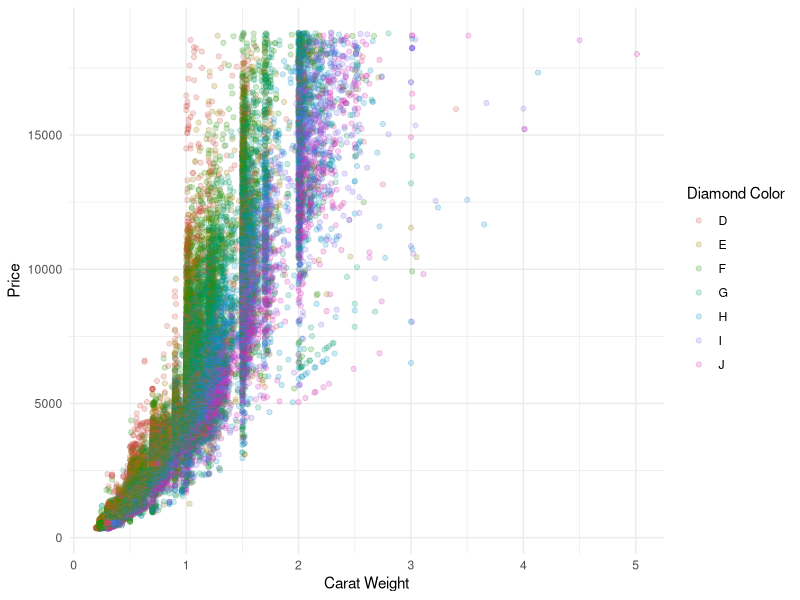
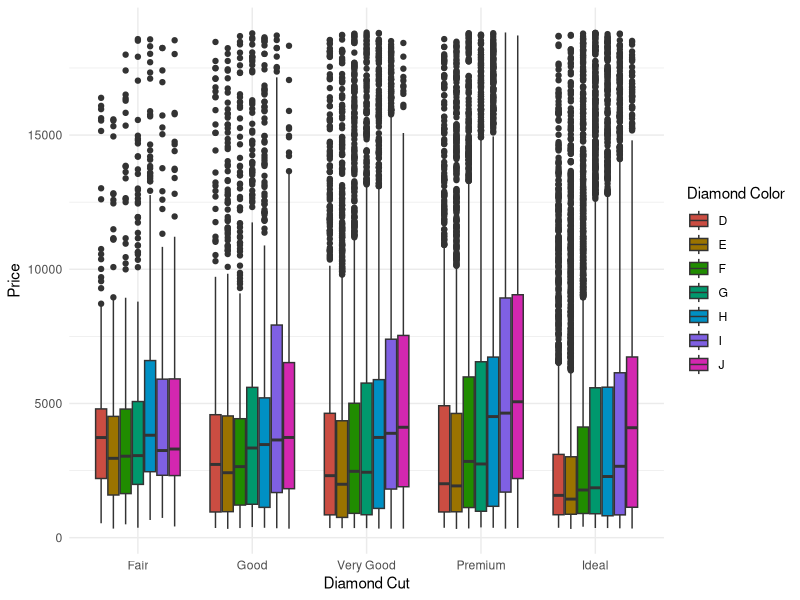
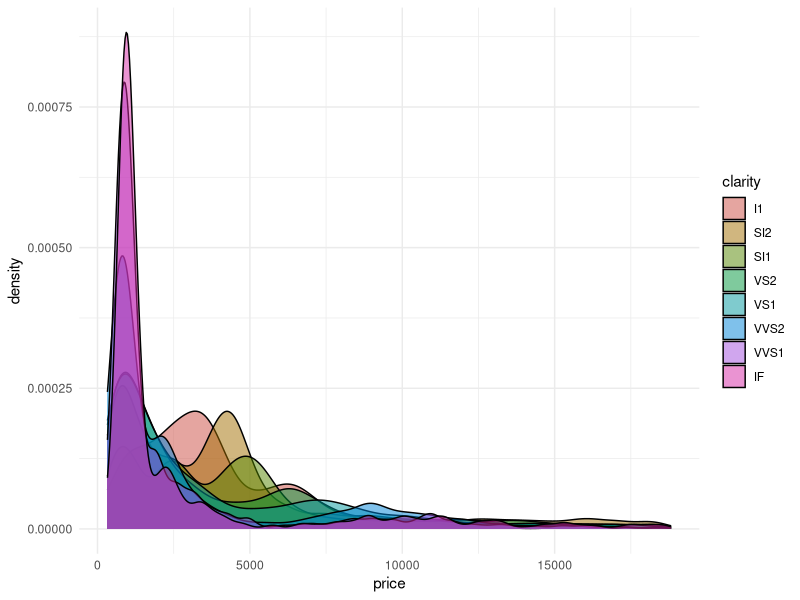
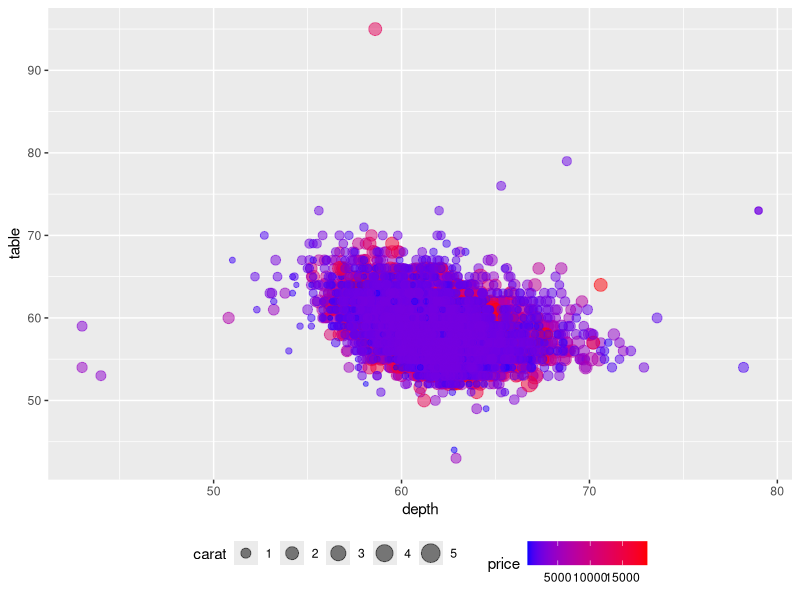
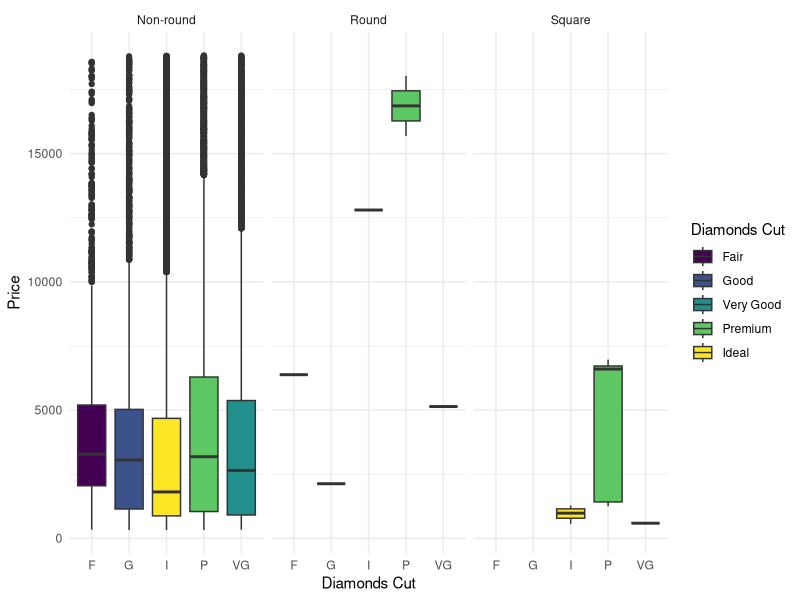

Recreate these plots in R, in order.
## ---- chunk 1
library(tidyverse)
library(patchwork)
library(dplyr)
## ---- chunk 2
ggplot(diamonds, aes(x = carat, y = price, color = color)) + 
  geom_point(alpha = 0.2) +
  scale_color_hue(l = 50, c = 100) +
  theme_minimal() +
  labs(x = "Carat Weight", y = "Price", color = "Diamond Color")
## ---- chunk 3
ggplot(diamonds, aes(x = cut, y = price, fill = color)) + 
  geom_boxplot() +
  scale_fill_hue(l = 50, c = 100) +
  theme_minimal() +
  labs(x = "Diamond Cut", y = "Price", fill = "Diamond Color")
## ---- chunk 4
ggplot(diamonds, aes(x = price, fill = clarity)) + 
  geom_density(alpha = 0.5) +
  theme_minimal() +
  scale_fill_hue(l = 50, c = 100)
## ---- chunk 5
ggplot(diamonds, aes(x = depth, y = table, size = carat, color = price)) +
  geom_point(alpha = 0.5) +
  scale_color_gradient(low = "blue", high = "red") +
  theme(legend.position = "bottom")
## ---- chunk 6
diamonds <- diamonds %>%
  mutate(cut_short = case_when(cut == "Fair" ~ "F",
                               cut == "Good" ~ "G",
                               cut == "Very Good" ~ "VG",
                               cut == "Premium" ~ "P",
                               cut == "Ideal" ~ "I",
                               TRUE ~ NA_character_))

diamonds$shape <- ifelse(diamonds$x == diamonds$y & diamonds$x == diamonds$z, "Round",
                         ifelse(diamonds$x == diamonds$y & diamonds$x != diamonds$z, "Square",
                                ifelse(diamonds$x != diamonds$y, "Non-round", NA)))

ggplot(diamonds, aes(x = cut_short, y = price, fill = cut)) +
  geom_boxplot(na.rm = TRUE) +
  facet_wrap(~ shape) +
  theme_minimal() +
  labs(x = "Diamonds Cut", y = "Price", fill = "Diamonds Cut")
